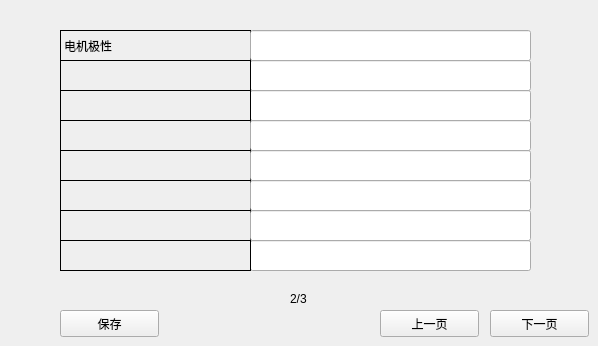
      <widget class="QWidget" name="page_16">
       <widget class="QLabel" name="label_125">
        <property name="geometry">
         <rect>
          <x>60</x>
          <y>180</y>
          <width>191</width>
          <height>31</height>
         </rect>
        </property>
        <property name="font">
         <font>
          <pointsize>9</pointsize>
         </font>
        </property>
        <property name="frameShape">
         <enum>QFrame::Panel</enum>
        </property>
        <property name="text">
         <string/>
        </property>
       </widget>
       <widget class="QLabel" name="label_126">
        <property name="geometry">
         <rect>
          <x>290</x>
          <y>290</y>
          <width>31</width>
          <height>17</height>
         </rect>
        </property>
        <property name="text">
         <string>2/3</string>
        </property>
       </widget>
       <widget class="QLabel" name="label_127">
        <property name="geometry">
         <rect>
          <x>60</x>
          <y>150</y>
          <width>191</width>
          <height>31</height>
         </rect>
        </property>
        <property name="font">
         <font>
          <pointsize>9</pointsize>
         </font>
        </property>
        <property name="frameShape">
         <enum>QFrame::Panel</enum>
        </property>
        <property name="text">
         <string/>
        </property>
       </widget>
       <widget class="QLabel" name="label_128">
        <property name="geometry">
         <rect>
          <x>60</x>
          <y>120</y>
          <width>191</width>
          <height>31</height>
         </rect>
        </property>
        <property name="font">
         <font>
          <pointsize>9</pointsize>
         </font>
        </property>
        <property name="frameShape">
         <enum>QFrame::Panel</enum>
        </property>
        <property name="text">
         <string/>
        </property>
       </widget>
       <widget class="QPushButton" name="pushButton_39">
        <property name="geometry">
         <rect>
          <x>60</x>
          <y>310</y>
          <width>99</width>
          <height>27</height>
         </rect>
        </property>
        <property name="text">
         <string>保存</string>
        </property>
       </widget>
       <widget class="QLabel" name="label_129">
        <property name="geometry">
         <rect>
          <x>60</x>
          <y>30</y>
          <width>191</width>
          <height>31</height>
         </rect>
        </property>
        <property name="font">
         <font>
          <pointsize>9</pointsize>
         </font>
        </property>
        <property name="frameShape">
         <enum>QFrame::Panel</enum>
        </property>
        <property name="text">
         <string>电机极性</string>
        </property>
       </widget>
       <widget class="QLineEdit" name="lineEdit_84">
        <property name="geometry">
         <rect>
          <x>250</x>
          <y>60</y>
          <width>281</width>
          <height>31</height>
         </rect>
        </property>
       </widget>
       <widget class="QLineEdit" name="lineEdit_85">
        <property name="geometry">
         <rect>
          <x>250</x>
          <y>240</y>
          <width>281</width>
          <height>31</height>
         </rect>
        </property>
       </widget>
       <widget class="QLineEdit" name="lineEdit_86">
        <property name="geometry">
         <rect>
          <x>250</x>
          <y>120</y>
          <width>281</width>
          <height>31</height>
         </rect>
        </property>
       </widget>
       <widget class="QLineEdit" name="lineEdit_87">
        <property name="geometry">
         <rect>
          <x>250</x>
          <y>150</y>
          <width>281</width>
          <height>31</height>
         </rect>
        </property>
       </widget>
       <widget class="QLabel" name="label_130">
        <property name="geometry">
         <rect>
          <x>60</x>
          <y>210</y>
          <width>191</width>
          <height>31</height>
         </rect>
        </property>
        <property name="font">
         <font>
          <pointsize>9</pointsize>
         </font>
        </property>
        <property name="frameShape">
         <enum>QFrame::Panel</enum>
        </property>
        <property name="text">
         <string/>
        </property>
       </widget>
       <widget class="QLineEdit" name="lineEdit_88">
        <property name="geometry">
         <rect>
          <x>250</x>
          <y>210</y>
          <width>281</width>
          <height>31</height>
         </rect>
        </property>
       </widget>
       <widget class="QPushButton" name="pushButton_40">
        <property name="geometry">
         <rect>
          <x>380</x>
          <y>310</y>
          <width>99</width>
          <height>27</height>
         </rect>
        </property>
        <property name="text">
         <string>上一页</string>
        </property>
       </widget>
       <widget class="QLineEdit" name="lineEdit_89">
        <property name="geometry">
         <rect>
          <x>250</x>
          <y>180</y>
          <width>281</width>
          <height>31</height>
         </rect>
        </property>
       </widget>
       <widget class="QLineEdit" name="lineEdit_90">
        <property name="geometry">
         <rect>
          <x>250</x>
          <y>30</y>
          <width>281</width>
          <height>31</height>
         </rect>
        </property>
        <property name="text">
         <string/>
        </property>
       </widget>
       <widget class="QLineEdit" name="lineEdit_91">
        <property name="geometry">
         <rect>
          <x>250</x>
          <y>90</y>
          <width>281</width>
          <height>31</height>
         </rect>
        </property>
       </widget>
       <widget class="QLabel" name="label_131">
        <property name="geometry">
         <rect>
          <x>60</x>
          <y>60</y>
          <width>191</width>
          <height>31</height>
         </rect>
        </property>
        <property name="font">
         <font>
          <pointsize>9</pointsize>
         </font>
        </property>
        <property name="frameShape">
         <enum>QFrame::Panel</enum>
        </property>
        <property name="text">
         <string/>
        </property>
       </widget>
       <widget class="QPushButton" name="pushButton_41">
        <property name="geometry">
         <rect>
          <x>490</x>
          <y>310</y>
          <width>99</width>
          <height>27</height>
         </rect>
        </property>
        <property name="text">
         <string>下一页</string>
        </property>
       </widget>
       <widget class="QLabel" name="label_132">
        <property name="geometry">
         <rect>
          <x>60</x>
          <y>240</y>
          <width>191</width>
          <height>31</height>
         </rect>
        </property>
        <property name="font">
         <font>
          <pointsize>9</pointsize>
         </font>
        </property>
        <property name="frameShape">
         <enum>QFrame::Panel</enum>
        </property>
        <property name="text">
         <string/>
        </property>
       </widget>
       <widget class="QLabel" name="label_133">
        <property name="geometry">
         <rect>
          <x>60</x>
          <y>90</y>
          <width>191</width>
          <height>31</height>
         </rect>
        </property>
        <property name="font">
         <font>
          <pointsize>9</pointsize>
         </font>
        </property>
        <property name="frameShape">
         <enum>QFrame::Panel</enum>
        </property>
        <property name="text">
         <string/>
        </property>
       </widget>
      </widget>
